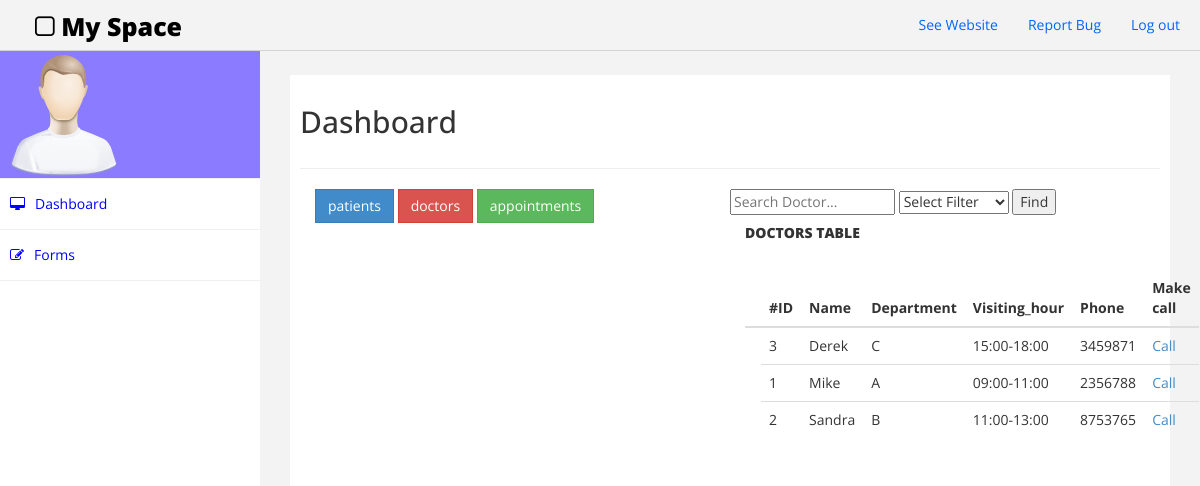
The app's page /myProject/doctor.php with its own data.
### tables this page shows
CREATE TABLE `doctor` (
  `Doc_Name` varchar(25) NOT NULL,
  `doc_ID` int(11) NOT NULL,
  `Department` varchar(45) NOT NULL,
  `Visiting_hour` varchar(11) NOT NULL,
  `Mobile_num` varchar(14) NOT NULL
);

### myProject/doctor.php (the view, shortened to what this page needs)
<!DOCTYPE html>
<html xmlns="http://www.w3.org/1999/xhtml">
<head>
    <link href="assets/css/bootstrap.css" rel="stylesheet" />
    <link href="assets/css/font-awesome.css" rel="stylesheet" />
    <link href="assets/css/custom.css" rel="stylesheet" />
</head>
<body>
    <div id="wrapper">
        <div class="navbar navbar-inverse navbar-fixed-top">
            <div class="adjust-nav">
                <div class="navbar-header">
                    <a class="navbar-brand" href="#"><i class="fa fa-square-o "></i>&nbsp;My Space</a>
                </div>
                <div class="navbar-collapse collapse">
                    <ul class="nav navbar-nav navbar-right">
                        <li><a href="#">See Website</a></li>
                        <li><a href="#">Report Bug</a></li>
						 <li><a href="index.php">Log out</a></li>
                    </ul>
                </div>
            </div>
        </div>
        <nav class="navbar-default navbar-side" role="navigation">
            <div class="sidebar-collapse">
                <ul class="nav" id="main-menu">
                    <li class="text-center user-image-back">
                        <img src="assets/img/find_user.png" class="img-responsive" />
                    </li>
                    <li>
                        <a href="dashboard.php"><i class="fa fa-desktop "></i>Dashboard</a>
                    </li>
                    <li>
                        <a href="#"><i class="fa fa-edit "></i>Forms </a>
                    </li>
                </ul>
            </div>
        </nav>
        <div id="page-wrapper">
            <div id="page-inner">
                <div class="row">
                    <div class="col-md-12">
                        <h2>Dashboard</h2>
                    </div>
                </div>
                <hr />
                 <div class="col-md-6">
				        <a href="patient.php" class="btn btn-primary">patients</a>
                        <a href="doctor.php" class="btn btn-danger">doctors</a>
                        <a href="appointment.php" class="btn btn-success">appointments</a>
				 </div>
				<form method="post" action="searchdt.php">
				    <input type="text" name="q" placeholder="Search Doctor...">
				    <select name="column">
				        <option value="">Select Filter</option>
				    </select>
					<input type="submit" name="submit" value="Find">
				</form>
				<div class="row">
                    <div class="col-md-6">
                        <h5>Doctors Table</h5>
                        <div class="table-responsive">
                            <table class="table">
                                <thead>
                                    <tr>
									<th></th>
                                        <th>#ID</th>
                                        <th>Name</th>
										<th>Department</th>
                                        <th>Visiting_hour</th>
										<th>Phone</th>
										<th>Make call</th>
                                    </tr>
                                </thead>
								 <tbody>
							<?php
							require_once("DBconnect.php");
							$sql="SELECT * FROM doctor ORDER BY Doc_Name";
							$result=mysqli_query($connect,$sql);
							if(mysqli_num_rows($result)!=0){
								while($row=mysqli_fetch_array($result)){
							?>
							<tr class="row" style="padding:5px;">
							<td class="col-md-3">
							<?php echo $row["doc_ID"];?>
							</td>
							<td class="col-md-6">
							<?php echo $row["Doc_Name"];?>
							</td>
							<td class="col-md-3">
							<?php echo $row["Department"];?>
							</td>
							<td class="col-md-3">
							<?php echo $row["Visiting_hour"];?>
							</td>
							<td class="col-md-3">
							<?php echo $row["Mobile_num"];?>
							</td>
							<td>
							<a href="tel:$row['Mobile_num']">Call</a>
							</td>
							</tr>
							<?php }}?>
                            </tbody>
                            </table>
                        </div>
                    </div>
				</div>
            </div>
            </div>
        </div>
</body>
</html>

### myProject/assets/css/custom.css (style rules this page uses)
body { font-family: 'Open Sans', sans-serif; }
#wrapper { width: 100%; margin-top:50px; }
#page-wrapper { padding: 15px 15px; min-height: 600px; background:#F3F3F3; }
#page-inner { width:100%; margin:10px 20px 10px 0px; background-color:#fff!important; padding:10px; min-height:1200px; }
.text-center { text-align:center; }
.user-image-back { background-color:#8B7BFF; }
h5,.h5 { font-size: 14px; font-weight: 900; text-transform: uppercase; padding-bottom:20px; }
.navbar-inverse .navbar-nav > li > a { color: #06F; }
.sidebar-collapse , .sidebar-collapse .nav { background:none; }
.sidebar-collapse .nav { padding:0; }
.sidebar-collapse .nav > li > a { background: #FFFFFF; text-shadow: none; color:#0000FF; }
.sidebar-collapse > .nav > li > a { padding:15px 10px; }
.sidebar-collapse > .nav > li { border-bottom: 1px solid rgba(240, 240, 240, 1) !important; }
.navbar-side { border:none; background-color: #202020; }
.navbar-inverse { background-color: #f3f3f3; border-color: #D3D3D3; }
.navbar-default { border:0px solid #DDDDDD; }
.nav > li > a > i { margin-right:10px; }
.navbar-inverse .navbar-brand { color: #000000; font-size: 25px; font-weight: 900; }
.adjust-nav { padding-left:20px;padding-right:20px; }
.btn { border-radius: 0px; -webkit-border-radius: 0px; -moz-border-radius: 0px; }
@media (min-width:768px) { #page-wrapper { margin: 0 0 0 260px; padding: 15px 30px; min-height: 1200px; } }
@media (min-width:768px) { .navbar-side { z-index: 1; position: absolute; width: 260px; } }
@media (min-width:768px) { .navbar { border-radius: 0px; } }

### records on screen
doctor: doc_ID "3", Doc_Name "Derek", Department "C", Visiting_hour "15:00-18:00", Mobile_num "3459871"
doctor: doc_ID "1", Doc_Name "Mike", Department "A", Visiting_hour "09:00-11:00", Mobile_num "2356788"
doctor: doc_ID "2", Doc_Name "Sandra", Department "B", Visiting_hour "11:00-13:00", Mobile_num "8753765"
